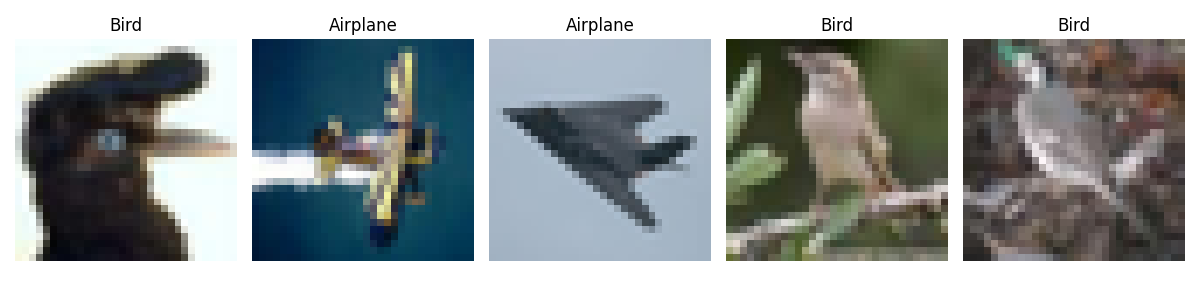

Generate this figure with Python:
import matplotlib.pyplot as plt
import random
import os
from utils import get_filtered_dataset

# Load dataset
dataset = get_filtered_dataset(train=True)

# Helper to undo normalization
def denormalize(img):
    img = img * 0.5 + 0.5  # undo normalization (mean=0.5, std=0.5)
    return img.clamp(0, 1)

# Pick 5 random samples
indices = random.sample(range(len(dataset)), 5)

fig, axes = plt.subplots(1, 5, figsize=(12, 3))
for ax, idx in zip(axes, indices):
    img, label = dataset[idx]
    img = denormalize(img)
    ax.imshow(img.permute(1, 2, 0))
    ax.set_title("Airplane" if label == 0 else "Bird")
    ax.axis("off")

plt.tight_layout()
os.makedirs("results", exist_ok=True)
plt.savefig("results/exploration.png")
plt.show()
